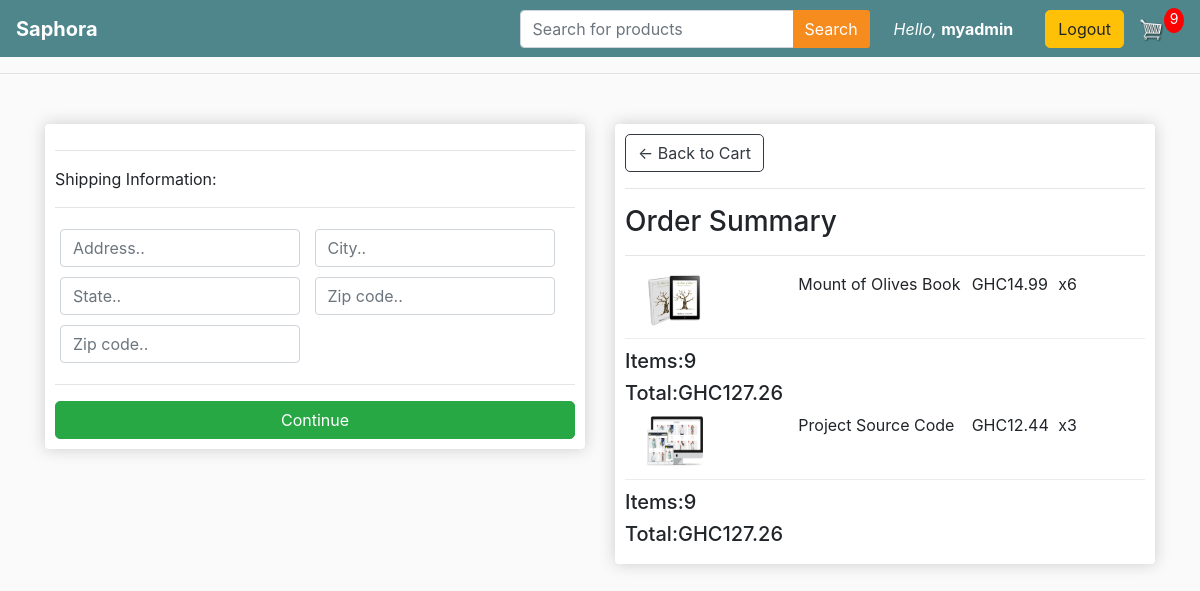
The app's page /checkout/ (signed in), older data.
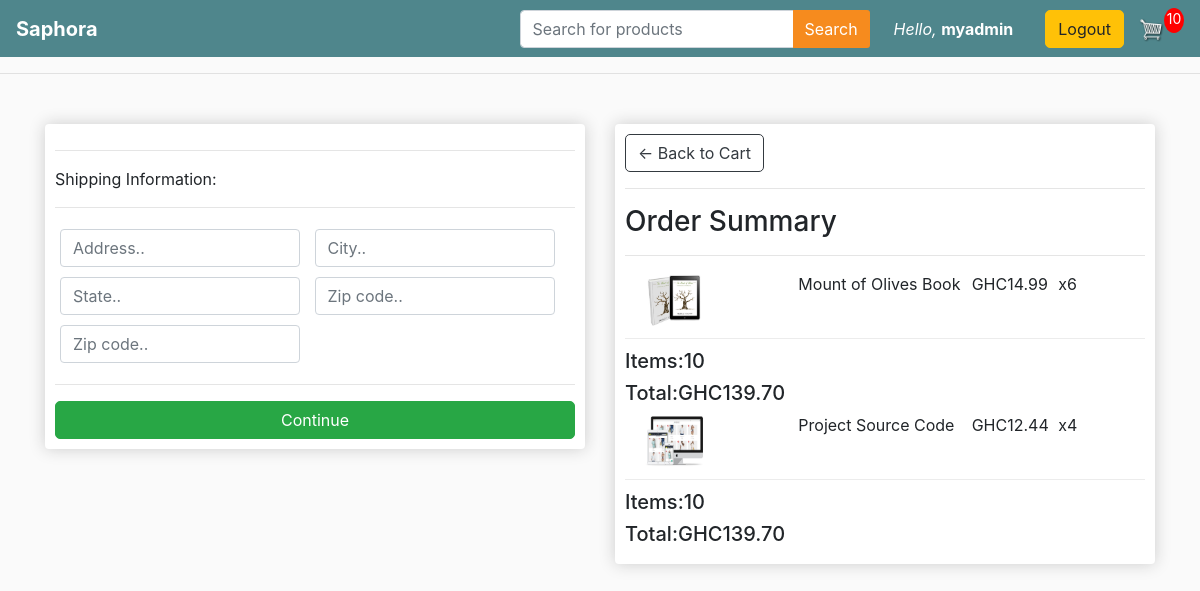
The same page, newer data.
### store/models.py (models this page shows, shortened)
class Order(models.Model):
    PAYMENT_COMPLETED = 'C'
    PAYMENT_PENDING = 'P'
    PAYMENT_FAILED = 'F'
    PAYMENT_STATUS = [
        (PAYMENT_COMPLETED, 'Completed'),
        (PAYMENT_PENDING, 'Pending'),
        (PAYMENT_FAILED, 'Failed')
    ]
    customer = models.ForeignKey(Customer, on_delete=models.SET_NULL, null=True, blank=True)
    date_ordered = models.DateTimeField(auto_now_add=True)
    completed = models.BooleanField(default=False, null=True, blank=False)
    transaction_id = models.CharField(max_length=150, null=True)
    payment_status = models.CharField(max_length=1, choices=PAYMENT_STATUS, default=PAYMENT_PENDING)
    @property
    def shipping(self):
        shipping = False
        orderitems = self.orderitem_set.all()
        for i in orderitems:
            if i.product.digital == False:
                shipping = True
        return shipping
    @property
    def get_cart_total(self):
        orderitems = self.orderitem_set.all()
        total = sum([item.get_total for item in orderitems])
        return total
    @property
    def get_cart_items(self):
        orderitems = self.orderitem_set.all()
        total = sum([item.quantity for item in orderitems])
        return total

class OrderItem(models.Model):
    product = models.ForeignKey(Product, on_delete=models.SET_NULL, null=True, blank=True)
    order = models.ForeignKey(Order, on_delete=models.SET_NULL, null=True, blank=True )
    quantity = models.IntegerField(default=0, null=True, blank=True)
    date_added = models.DateTimeField(auto_now_add=True)
    @property
    def get_total(self):
        total = self.product.price * self.quantity
        return total

class Product(models.Model):
    name = models.CharField(max_length=255)
    price = models.DecimalField(max_digits=6, decimal_places=2)
    inventory = models.IntegerField(null=True)
    digital = models.BooleanField(default=False, null=True, blank=False)
    image = models.ImageField(null=True, blank=True)
    description = models.TextField(null=True, blank=True)
    collection = models.ForeignKey(Collection, on_delete=models.CASCADE, null=True)
    @property
    def imageURL(self):
        try:
            url = self.image.url
        except:
            url = ''
        return url

### store/views.py (the view)
# urls.py: path('checkout/', views.checkout, name='checkout'),
def checkout(request):
    if request.user.is_authenticated:
        customer = request.user.customer
        order, created = Order.objects.get_or_create(customer=customer, completed=False)
        items = order.orderitem_set.all()
        cartItems = order.get_cart_items
    else:
        cookieData = cookieCart(request)
        cartItems = cookieData['cartItems']
        order = cookieData['order']
        items = cookieData['items']
    context = {'items':items, 'order':order, 'cartItems': cartItems}
    return render(request, 'store/checkout.html', context)

### store/Templates/store/checkout.html (shortened to what this page needs)
{% extends 'store/main.html' %}
{% load static %}
{% block content %}
     <div class="row">
		<div class="col-lg-6">
			<div class="box-element" id="form-wrapper">
				<form id="form">
					<div id="shipping-info">
						<hr>
						<p>Shipping Information:</p>
						<hr>
						<div class="form-field">
							<input class="form-control" type="text" name="address" placeholder="Address..">
						</div>
						<div class="form-field">
							<input class="form-control" type="text" name="city" placeholder="City..">
						</div>
						<div class="form-field">
							<input class="form-control" type="text" name="state" placeholder="State..">
						</div>
						<div class="form-field">
							<input class="form-control" type="text" name="zipcode" placeholder="Zip code..">
						</div>
						<div class="form-field">
							<input class="form-control" type="text" name="country" placeholder="Zip code..">
						</div>
					</div>
					<hr>
					<input id="form-button" class="btn btn-success btn-block" type="submit" value="Continue">
				</form>
			</div>
			<br>
		</div>
		<div class="col-lg-6">
			<div class="box-element">
				<a  class="btn btn-outline-dark" href="{% url 'cart' %}">&#x2190; Back to Cart</a>
				<hr>
				<h3>Order Summary</h3>
				<hr>
				{% for item in items%}
				<div class="cart-row">
					<div style="flex:2"><img class="row-image" src="{{item.product.imageURL}}"></div>
					<div style="flex:2"><p>{{ item.product.name }}</p></div>
					<div style="flex:1"><p>GHC{{ item.product.price }}</p></div>
					<div style="flex:1"><p>x{{item.quantity}}</p></div>
				</div>
				<h5>Items:{{ order.get_cart_items }}</h5>
				<h5>Total:GHC{{ order.get_cart_total|floatformat:2 }}</h5>
				{% endfor %}
			</div>
		</div>
	</div>
{% endblock content %}

### store/Templates/store/main.html (shortened to what this page needs)
<!DOCTYPE html>
{% load static %}
<html lang="en">
  <head>
    <link
      rel="stylesheet"
      href="https://stackpath.bootstrapcdn.com/bootstrap/4.4.1/css/bootstrap.min.css"
    />
    <link rel="stylesheet" type="text/css" href="{% static 'css/main.css' %}" />
  </head>
  <body>
    <nav class="navbar navbar-expand-lg navbar-dark bg-dark">
      <a class="navbar-brand" href="{% url 'store' %}">Saphora</a>
      <div class="collapse navbar-collapse" id="navbarSupportedContent">
        <form method="post" action="{% url 'search-products' %}" class="form-inline my-2 my-lg-0 mr-lg-4">
          <div class="input-group">
            <input class="form-control" name="searched" type="text" id="search-input" placeholder="Search for products">
            <div class="input-group-append">
              <button class="btn btn-outline-secondary" type="submit" data-target="#search-input">
                Search
              </button>
            </div>
          </div>
        </form>
        <div class="form-inline my-2 my-lg-0">
          {% if user.is_authenticated %}
            <li class="username__nav">Hello, <span class="username">{{ user.username }}</span></li>
            <a href="{% url 'customer-logout' %}" class="btn btn-warning">Logout</a>
          {% else %}
            <a href="{% url 'customer-login' %}" class="btn login-btn btn-warning">Login</a>
            <a href="{% url 'customer-signup' %}" class="btn btn-warning">Create an Account</a>
          {% endif %}
          <a href="{% url 'cart' %}">
            <img id="cart-icon" src="{% static 'images/cart.png' %}">
          </a>
          <p id="cart-total">{{ cartItems }}</p>
        </div>
      </div>
    </nav>
    <hr>
     <div class="container">
            <br>
            {% block content %}
            {% endblock content %}
         </div>
</body>
</html>
  </body>
</html>

Row changes from the older to the newer data that the page shows:
changed through a linked row, Order: get_cart_items "9" → "10"; get_cart_total "127.26" → "139.70"
changed OrderItem "Project Source Code": quantity "3" → "4"
Text that changed along with them:
{{ cartItems }}: "9" → "10"
